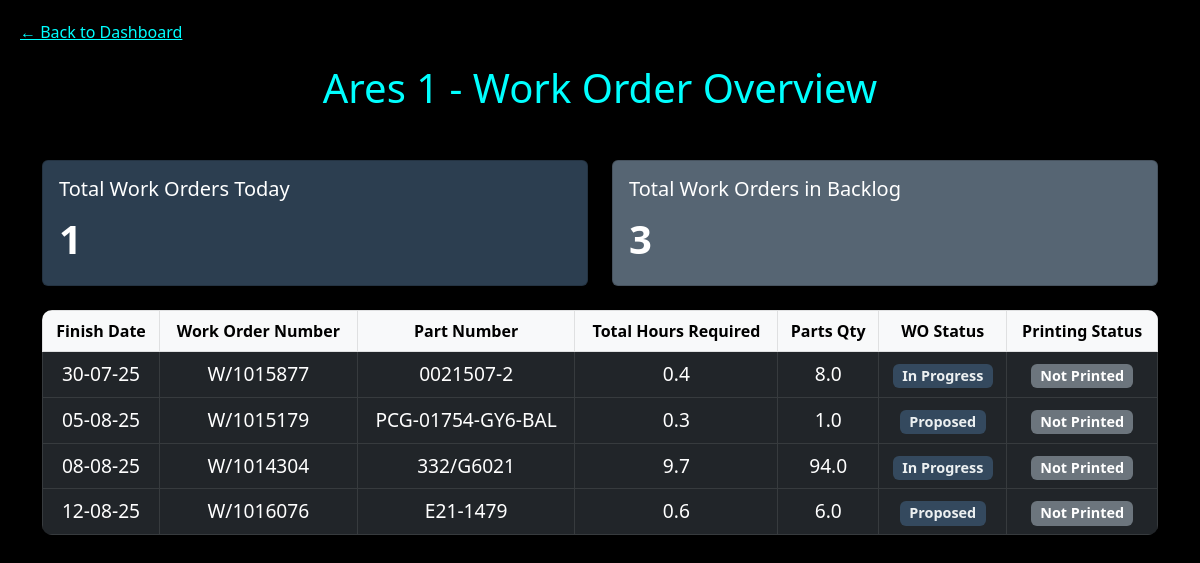
/ares-1, run on the app's committed database.
### tables this page shows
CREATE TABLE "trimming_data" (
"ResourceDescription" TEXT,
  "FinishDate" TIMESTAMP,
  "WorksOrderNumber" TEXT,
  "TotalHours" REAL,
  "PartNumber" TEXT,
  "PartsQty" REAL,
  "WO Status" TEXT
);

### main.py (the view)
@app.route("/<machine_slug>")
def machine_dashboard(machine_slug):
    excel_name = slug_to_excel_name.get(machine_slug.lower())
    if not excel_name:
        return "Machine not found", 404
    machine_type = "trimming" if excel_name in trimming_machines else "vacuum"
    data = get_dashboard_data(excel_name, machine_type)
    if data is None:
        return jsonify({"error": f"No data found for {excel_name}"}), 404
    template_name = excel_to_html.get(excel_name, "default.html")
    return render_template(template_name, machine=excel_name, **data)

### templates/Ares 1.html (shortened to what this page needs)
<!DOCTYPE html>
<html lang="en">
<head>
  <link href="https://cdn.jsdelivr.net/npm/bootstrap@5.3.0/dist/css/bootstrap.min.css" rel="stylesheet" />
</head>
<body>
  <a href="/" class="btn-back">← Back to Dashboard</a>
  <h2>Ares 1 - Work Order Overview</h2>
<div class="container mt-5">
  <div class="row mb-4">
    <div class="col-md-6">
      <div class="card text-white" style="background-color: #2C3E50;">
        <div class="card-body">
          <h5 class="card-title">Total Work Orders Today</h5>
          <p class="card-text fs-1 fw-bold">{{ total_today }}</p>
        </div>
      </div>
    </div>
    <div class="col-md-6">
      <div class="card text-white" style="background-color: #566573;">
        <div class="card-body">
          <h5 class="card-title">Total Work Orders in Backlog</h5>
          <p class="card-text fs-1 fw-bold">{{ total_backlog }}</p>
        </div>
      </div>
    </div>
  </div>
  <div class="table-responsive">
    <table class="table table-dark table-hover table-bordered align-middle text-center" style="border-radius: 10px; overflow: hidden;">
      <thead class="table-light text-dark">
        <tr>
          <th>Finish Date</th>
          <th>Work Order Number</th>
          <th>Part Number</th>
          <th>Total Hours Required</th>
          <th>Parts Qty</th>
          <th>WO Status</th>
          <th>Printing Status</th>
        </tr>
      </thead>
      <tbody style="font-size: 1.2rem;">
        {% for order in work_orders %}
        <tr>
          <td>{{ order.finish_date }}</td>
          <td>{{ order.work_order_number }}</td>
          <td>{{ order.part_number }}</td>
          <td>{{ order.total_hours_required }}</td>
          <td>{{ order.parts_qty }}</td>
          <td>
            <span class="badge" style="background-color: #34495E; color: #ECF0F1; font-weight: 600;">
              {{ order.wo_status }}
            </span>
          </td>
          <td>
            <span class="badge {% if order.printing_status == 'Printed' %}bg-success{% else %}bg-secondary{% endif %}">
              {{ order.printing_status }}
            </span>
          </td>
        </tr>
        {% endfor %}
      </tbody>
    </table>
  </div>
</div>
</body>
</html>

### templates/Ares 1.html (style rules this page uses)
body { background-color: #000; color: #fff; font-family: 'Segoe UI', sans-serif; padding: 20px; }
h2 { text-align: center; font-size: 2.5rem; color: #00ffff; margin-bottom: 30px; }
table { background-color: #111; color: #fff; }
table th, table td { vertical-align: middle; text-align: center; }
table thead { background-color: #333; color: #00ffff; }
a.btn-back { margin-bottom: 20px; display: inline-block; color: #00ffff; }

### data on the page
trimming_data: finish_date "30-07-25", work_order_number "W/1015877", part_number "0021507-2", total_hours_required "0.4", parts_qty "8.0", wo_status "In Progress", printing_status "Not Printed"
trimming_data: finish_date "05-08-25", work_order_number "W/1015179", part_number "PCG-01754-GY6-BAL", total_hours_required "0.3", parts_qty "1.0", wo_status "Proposed", printing_status "Not Printed"
trimming_data: finish_date "08-08-25", work_order_number "W/1014304", part_number "332/G6021", total_hours_required "9.7", parts_qty "94.0", wo_status "In Progress", printing_status "Not Printed"
trimming_data: finish_date "12-08-25", work_order_number "W/1016076", part_number "E21-1479", total_hours_required "0.6", parts_qty "6.0", wo_status "Proposed", printing_status "Not Printed"
